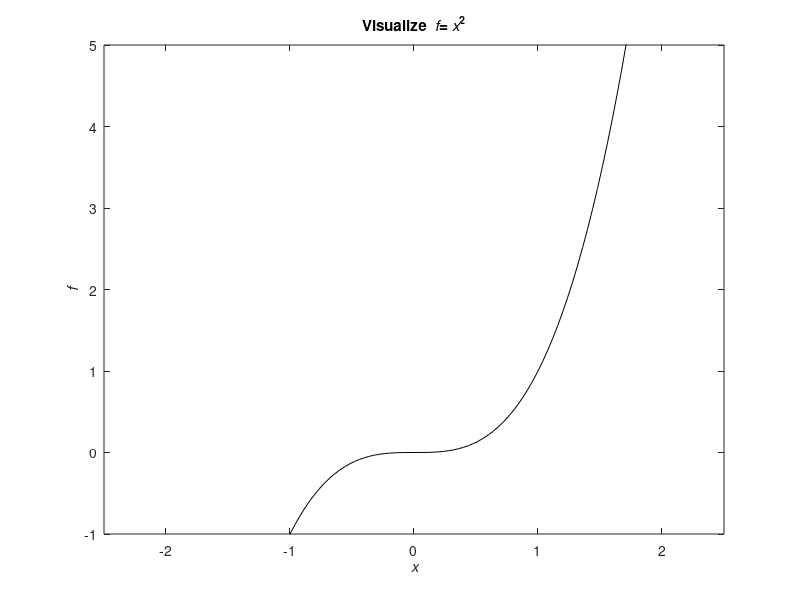

The MATLAB script that drew this image:
x = linspace(-2,2,101);
f = x.*x.*x;
figure;
plot(x,f,'k');
xlabel('{\it x}')
ylabel('{\it f}')
title('Visualize {\it f}={\it x}^2')
axis([-2.5 2.5 -1 5])

